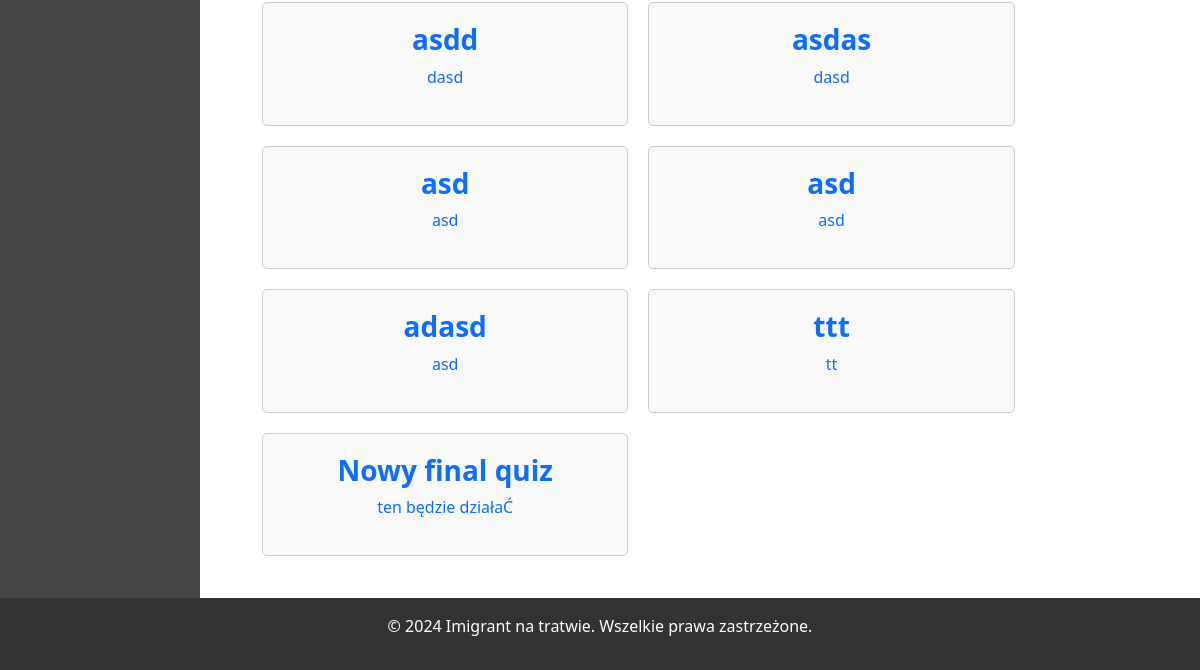
The page /quiz/testlist/ (lower part) on the database as committed earlier.
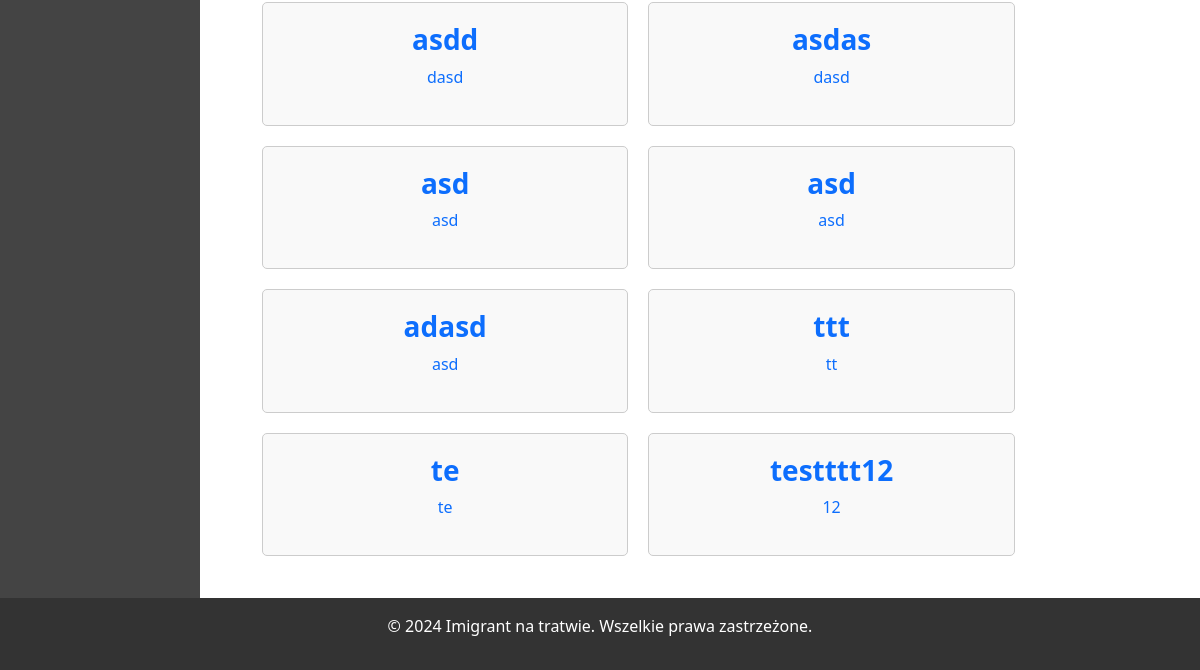
The same page on the database as committed later.
### quizAPP/models.py (models this page shows, shortened)
class Quiz(models.Model):
    title = models.CharField(max_length=200)
    description = models.TextField(blank=True, null=True)
    created_by = models.ForeignKey(User, on_delete=models.PROTECT, related_name='quizzes')

### quizAPP/views.py (the view)
# urls.py: path('testlist/',views.test_list,name='testlist')
def test_list(request):
    quiz_list = Quiz.objects.all()
    return render(request,"quiz/testlist.html",{'quizzes': quiz_list})

### templates/quiz/testlist.html (shortened to what this page needs)
{% extends "quiz_base.html" %}
{% block content %}
    {% if quizzes %}
        {% for quiz in quizzes %}
          <a href="/attend/{{ quiz.id }}"><div class="quiz-option" style="width: 40%;">
              <h3><b>{{ quiz.title }}</b></h3>
              <p>{{ quiz.description }}</p>
          </div></a>
        {% endfor %}
    {% else %}
        <p>Nie ma dostępnych żadnych quizów.</p>
    {% endif %}
{% endblock %}

Rows that differ between the two databases and show on the page:
changed Quiz (number 7 of 8 on the later page): title "Nowy final quiz" → "te"; description "ten będzie działaĆ" → "te"
added Quiz: title "testttt12", description "12"
